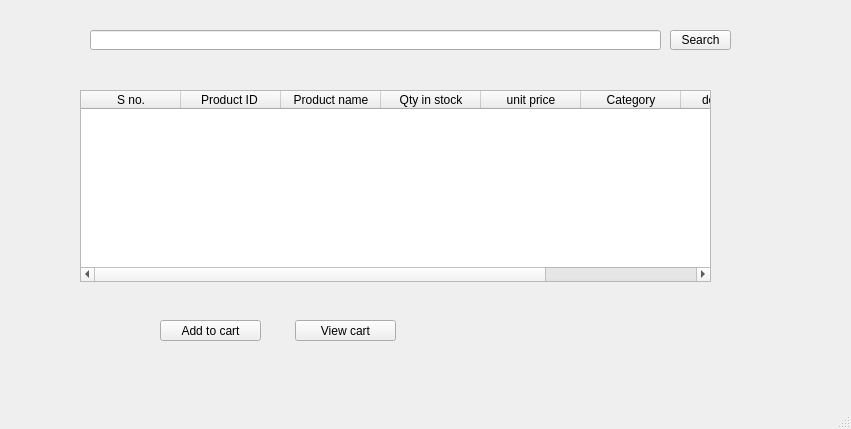
<?xml version="1.0" encoding="UTF-8"?>
<ui version="4.0">
 <class>MainWindow</class>
 <widget class="QMainWindow" name="MainWindow">
  <property name="geometry">
   <rect>
    <x>0</x>
    <y>0</y>
    <width>851</width>
    <height>429</height>
   </rect>
  </property>
  <property name="windowTitle">
   <string>MainWindow</string>
  </property>
  <widget class="QWidget" name="centralwidget">
   <widget class="QLineEdit" name="lineEdit">
    <property name="geometry">
     <rect>
      <x>90</x>
      <y>30</y>
      <width>571</width>
      <height>20</height>
     </rect>
    </property>
   </widget>
   <widget class="QPushButton" name="pushButton">
    <property name="geometry">
     <rect>
      <x>670</x>
      <y>30</y>
      <width>61</width>
      <height>20</height>
     </rect>
    </property>
    <property name="text">
     <string>Search</string>
    </property>
   </widget>
   <widget class="QTableWidget" name="productsTable">
    <property name="geometry">
     <rect>
      <x>80</x>
      <y>90</y>
      <width>631</width>
      <height>192</height>
     </rect>
    </property>
    <column>
     <property name="text">
      <string>S no.</string>
     </property>
    </column>
    <column>
     <property name="text">
      <string>Product ID </string>
     </property>
    </column>
    <column>
     <property name="text">
      <string>Product name</string>
     </property>
    </column>
    <column>
     <property name="text">
      <string>Qty in stock</string>
     </property>
    </column>
    <column>
     <property name="text">
      <string>unit price</string>
     </property>
    </column>
    <column>
     <property name="text">
      <string>Category</string>
     </property>
    </column>
    <column>
     <property name="text">
      <string>description</string>
     </property>
    </column>
    <column>
     <property name="text">
      <string>expiration date</string>
     </property>
    </column>
   </widget>
   <widget class="QPushButton" name="pushButton_2">
    <property name="geometry">
     <rect>
      <x>160</x>
      <y>320</y>
      <width>101</width>
      <height>21</height>
     </rect>
    </property>
    <property name="text">
     <string>Add to cart</string>
    </property>
   </widget>
   <widget class="QPushButton" name="pushButton_3">
    <property name="geometry">
     <rect>
      <x>295</x>
      <y>320</y>
      <width>101</width>
      <height>21</height>
     </rect>
    </property>
    <property name="text">
     <string>View cart</string>
    </property>
   </widget>
  </widget>
  <widget class="QMenuBar" name="menubar">
   <property name="geometry">
    <rect>
     <x>0</x>
     <y>0</y>
     <width>851</width>
     <height>18</height>
    </rect>
   </property>
  </widget>
  <widget class="QStatusBar" name="statusbar"/>
 </widget>
 <resources/>
 <connections/>
</ui>
